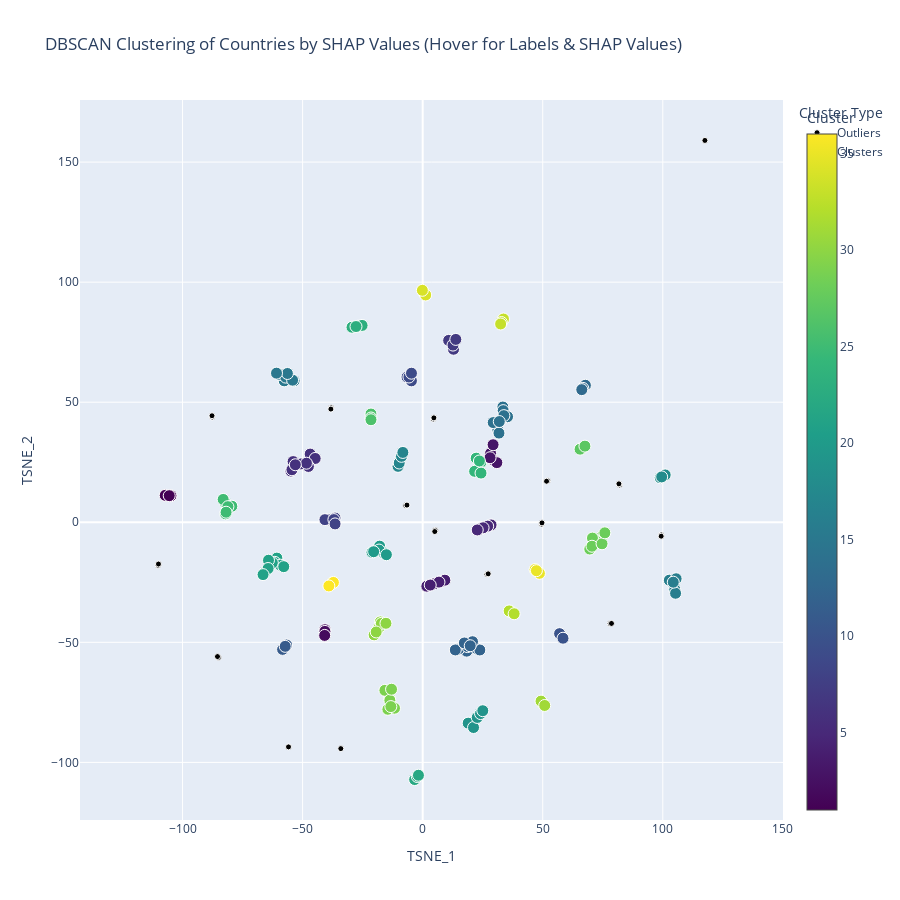

Notebook code cell kept with this figure:
### Markdown cell above
# Interactive Plot with Hover Labels

### Code cell
# Create an enhanced visualization with country labels and SHAP values on hover
df_plot = df_shap_clustered.copy()

# Add the top features' SHAP values to the dataframe
df_plot_with_shap = pd.concat([df_plot, df_shap_data[top_features]], axis=1)

# Separate outliers from clusters for different styling
plot_outliers = df_plot_with_shap[df_plot_with_shap['Cluster'] == 0]
plot_clusters = df_plot_with_shap[df_plot_with_shap['Cluster'] > 0]

# Create hover text with country names and SHAP values for important features
def create_hover_text(row):
    text = f"<b>{row['Country_Name']}</b><br>"
    # Add top 5 SHAP values (positive or negative) for this country
    shap_values = row[top_features].abs().sort_values(ascending=False).head(5)
    for feature in shap_values.index:
        actual_value = row[feature]  # Get the actual value (not absolute)
        indicator_name = lookup[lookup['Indicator Code'] == feature]['Indicator Name'].values[0] if len(lookup[lookup['Indicator Code'] == feature]) > 0 else feature
        shortened_name = indicator_name[:30] + '...' if len(indicator_name) > 30 else indicator_name
        text += f"{shortened_name}: {actual_value:.4f}<br>"
    return text

# Apply the hover text creation function
plot_outliers['hover_text'] = plot_outliers.apply(create_hover_text, axis=1)
plot_clusters['hover_text'] = plot_clusters.apply(create_hover_text, axis=1)

# Create interactive figure with hover text
interactive_fig = go.Figure()

# Add outliers with hover text
interactive_fig.add_trace(go.Scatter(
    x=plot_outliers['TSNE_1'], 
    y=plot_outliers['TSNE_2'],
    mode='markers',
    marker=dict(color='black', size=6, line=dict(color='white', width=1)),
    name='Outliers',
    text=plot_outliers['hover_text'],
    hoverinfo='text'
))

# Add clusters with hover text
interactive_fig.add_trace(go.Scatter(
    x=plot_clusters['TSNE_1'], 
    y=plot_clusters['TSNE_2'],
    mode='markers',
    marker=dict(
        color=plot_clusters['Cluster'],
        colorscale='Viridis',
        size=12,
        line=dict(color='white', width=1),
        colorbar=dict(title='Cluster')
    ),
    name='Clusters',
    text=plot_clusters['hover_text'],
    hoverinfo='text'
))

# Use the same bounds as the previous plot
interactive_fig.update_layout(
    title='DBSCAN Clustering of Countries by SHAP Values (Hover for Labels & SHAP Values)',
    xaxis=dict(
        title='TSNE_1',
        range=[x_center - overall_range/2, x_center + overall_range/2],
        constrain='domain'
    ),
    yaxis=dict(
        title='TSNE_2',
        range=[y_center - overall_range/2, y_center + overall_range/2],
        scaleanchor='x',
        scaleratio=1
    ),
    legend_title='Cluster Type',
    width=900,
    height=900,
    hovermode='closest'
)

interactive_fig.to_html(f'{OUTPUT_DIR}/dbscan_tsne_clusters_interactive.html')
interactive_fig.show()

### Figure 1 — Plotly figure (JSON) as saved in the notebook; plotly's stock layout.template omitted (floating-point values rounded to 4 significant figures; data arrays with more than 128 entries replaced by an {"elided": "..."} marker saying what was removed)
{"data": [{"hoverinfo": "text", "marker": {"color": "black", "line": {"color": "white", "width": 1}, "size": 6}, "mode": "markers", "name": "Outliers", "text": ["<b>Angola</b><br>Employment in industry, female...: 0.0806<br>Agricultural raw materials exp...: 0.0485<br>Mortality from CVD, cancer, di...: 0.0466<br>Carbon dioxide (CO2) net fluxe...: 0.0372<br>Adjusted savings: consumption ...: 0.0185<br>", "<b>Andorra</b><br>Carbon dioxide (CO2) net fluxe...: -0.0489<br>Agricultural raw materials exp...: -0.0457<br>Employment in industry, female...: 0.0445<br>Mortality from CVD, cancer, di...: -0.0392<br>Time to resolve insolvency (ye...: -0.0376<br>", "<b>Burundi</b><br>Employment in industry, female...: -0.1117<br>Women's share of population ag...: -0.0992<br>Carbon dioxide (CO2) net fluxe...: -0.0666<br>Mortality from CVD, cancer, di...: -0.0431<br>Time to resolve insolvency (ye...: -0.0393<br>", "<b>Benin</b><br>Mortality from CVD, cancer, di...: 0.1002<br>Employment in industry, female...: 0.0731<br>Women's share of population ag...: 0.0426<br>Agricultural raw materials exp...: -0.0419<br>Carbon dioxide (CO2) net fluxe...: 0.0329<br>", "<b>Botswana</b><br>Employment in industry, female...: 0.0886<br>Statistical performance indica...: 0.0584<br>Women's share of population ag...: -0.0448<br>Electricity production from na...: 0.0342<br>Mortality from CVD, cancer, di...: 0.0326<br>", "<b>Dominica</b><br>Employment in industry, female...: 0.0773<br>Time to resolve insolvency (ye...: 0.0340<br>Women's share of population ag...: -0.0299<br>Agricultural raw materials exp...: -0.0245<br>Statistical performance indica...: -0.0104<br>", "<b>Europe & Central Asia</b><br>Employment in industry, female...: -0.1888<br>Women's share of population ag...: -0.1129<br>Carbon dioxide (CO2) net fluxe...: -0.0605<br>Mortality from CVD, cancer, di...: -0.0341<br>Time to resolve insolvency (ye...: -0.0330<br>", "<b>Euro area</b><br>Time to resolve insolvency (ye...: 0.1387<br>Procedures to register propert...: 0.0965<br>Women's share of population ag...: 0.0573<br>Agricultural raw materials exp...: 0.0496<br>Electricity production from na...: 0.0482<br>", "<b>Ghana</b><br>Employment in industry, female...: 0.0800<br>Women's share of population ag...: -0.0556<br>Mortality from CVD, cancer, di...: 0.0234<br>Time to resolve insolvency (ye...: 0.0175<br>Procedures to register propert...: 0.0157<br>", "<b>Equatorial Guinea</b><br>Employment in industry, female...: 0.1119<br>Electricity production from na...: 0.0670<br>Agricultural raw materials exp...: 0.0394<br>Women's share of population ag...: 0.0373<br>Time to resolve insolvency (ye...: -0.0360<br>", "<b>IBRD only</b><br>Employment in industry, female...: 0.0471<br>Mortality from CVD, cancer, di...: -0.0288<br>Statistical performance indica...: 0.0253<br>Carbon dioxide (CO2) net fluxe...: -0.0241<br>Adjusted savings: consumption ...: 0.0210<br>", "<b>Jordan</b><br>Mortality from CVD, cancer, di...: 0.0738<br>Employment in industry, female...: 0.0704<br>Electricity production from na...: 0.0363<br>Adjusted savings: consumption ...: 0.0142<br>Statistical performance indica...: -0.0119<br>", "<b>Lebanon</b><br>Mortality from CVD, cancer, di...: 0.0626<br>Employment in industry, female...: -0.0560<br>Carbon dioxide (CO2) net fluxe...: 0.0361<br>Women's share of population ag...: 0.0295<br>Time to resolve insolvency (ye...: 0.0207<br>", "<b>Low & middle income</b><br>Procedures to register propert...: 0.0536<br>Mortality from CVD, cancer, di...: 0.0419<br>Women's share of population ag...: 0.0361<br>Carbon dioxide (CO2) net fluxe...: 0.0333<br>Time to resolve insolvency (ye...: 0.0298<br>", "<b>Morocco</b><br>Employment in industry, female...: 0.0815<br>Women's share of population ag...: -0.0746<br>Carbon dioxide (CO2) net fluxe...: -0.0551<br>Agricultural raw materials exp...: -0.0396<br>Electricity production from na...: 0.0354<br>", "<b>Mali</b><br>Employment in industry, female...: 0.1111<br>Electricity production from na...: 0.0557<br>Agricultural raw materials exp...: 0.0451<br>Women's share of population ag...: 0.0396<br>Mortality from CVD, cancer, di...: -0.0358<br>", "<b>Montenegro</b><br>Employment in industry, female...: 0.0882<br>Carbon dioxide (CO2) net fluxe...: -0.0679<br>Women's share of population ag...: 0.0456<br>Electricity production from na...: 0.0346<br>Adjusted savings: consumption ...: 0.0215<br>", "<b>North America</b><br>Employment in industry, female...: 0.0564<br>Women's share of population ag...: 0.0436<br>Mortality from CVD, cancer, di...: -0.0357<br>Agricultural raw materials exp...: -0.0333<br>Statistical performance indica...: 0.0266<br>", "<b>Korea, Dem. People's Rep.</b><br>Employment in industry, female...: 0.0740<br>Mortality from CVD, cancer, di...: 0.0374<br>Carbon dioxide (CO2) net fluxe...: 0.0342<br>Adjusted savings: consumption ...: 0.0216<br>Statistical performance indica...: -0.0148<br>", "<b>French Polynesia</b><br>Mortality from CVD, cancer, di...: 0.0693<br>Women's share of population ag...: 0.0540<br>Statistical performance indica...: 0.0435<br>Time to resolve insolvency (ye...: 0.0433<br>Carbon dioxide (CO2) net fluxe...: 0.0312<br>", "<b>Suriname</b><br>Mortality from CVD, cancer, di...: 0.0582<br>Women's share of population ag...: 0.0463<br>Agricultural raw materials exp...: 0.0456<br>Statistical performance indica...: 0.0400<br>Carbon dioxide (CO2) net fluxe...: 0.0367<br>", "<b>Eswatini</b><br>Employment in industry, female...: 0.0748<br>Carbon dioxide (CO2) net fluxe...: -0.0532<br>Women's share of population ag...: -0.0422<br>Time to resolve insolvency (ye...: -0.0352<br>Mortality from CVD, cancer, di...: -0.0273<br>", "<b>Seychelles</b><br>Mortality from CVD, cancer, di...: -0.0411<br>Agricultural raw materials exp...: -0.0394<br>Employment in industry, female...: 0.0306<br>Time to resolve insolvency (ye...: -0.0270<br>Carbon dioxide (CO2) net fluxe...: -0.0263<br>", "<b>Timor-Leste</b><br>Time to resolve insolvency (ye...: 0.1252<br>Procedures to register propert...: 0.0763<br>Women's share of population ag...: 0.0547<br>Adjusted savings: consumption ...: -0.0534<br>Agricultural raw materials exp...: 0.0509<br>", "<b>Middle East & North Africa (IDA & IBRD countries)</b><br>Employment in industry, female...: 0.0956<br>Women's share of population ag...: 0.0435<br>Electricity production from na...: 0.0381<br>Carbon dioxide (CO2) net fluxe...: -0.0294<br>Time to resolve insolvency (ye...: -0.0137<br>", "<b>Trinidad and Tobago</b><br>Mortality from CVD, cancer, di...: 0.0805<br>Employment in industry, female...: 0.0702<br>Agricultural raw materials exp...: -0.0167<br>Time to resolve insolvency (ye...: -0.0124<br>Statistical performance indica...: -0.0115<br>", "<b>Upper middle income</b><br>Employment in industry, female...: 0.1055<br>Carbon dioxide (CO2) net fluxe...: -0.0524<br>Agricultural raw materials exp...: -0.0446<br>Women's share of population ag...: -0.0410<br>Mortality from CVD, cancer, di...: -0.0348<br>", "<b>Venezuela, RB</b><br>Employment in industry, female...: 0.0680<br>Women's share of population ag...: -0.0488<br>Agricultural raw materials exp...: 0.0303<br>Electricity production from na...: 0.0281<br>Mortality from CVD, cancer, di...: -0.0242<br>", "<b>Viet Nam</b><br>Mortality from CVD, cancer, di...: 0.1021<br>Employment in industry, female...: 0.0759<br>Women's share of population ag...: 0.0504<br>Carbon dioxide (CO2) net fluxe...: 0.0314<br>Agricultural raw materials exp...: -0.0304<br>"], "type": "scatter", "x": [81.98, 49.54, 26.77, 4.449, 117.5, 78.1, 27.28, 52.07, 78.63, -38.12, -7.047, -34.08, -85.05, -85.45, -87.66, -38.23, -110.2, -6.553, 81.73, 99.34, 99.32, 5.246, 49.68, 51.59, -110.0, -55.87, -87.73, 5.038, 4.671], "y": [15.53, -0.7695, -21.67, 42.99, 159.0, -42.19, -21.47, 17.29, -42.13, 47.66, 6.936, -94.27, -56.32, -55.94, 43.83, 47.13, -17.91, 7.158, 16.01, -5.261, -5.801, -3.359, -0.2479, 17.09, -17.39, -93.55, 44.36, -3.861, 43.48]}, {"hoverinfo": "text", "marker": {"color": {"elided": "181 int values"}, "colorbar": {"title": {"text": "Cluster"}}, "colorscale": [[0, "#440154"], [0.1111, "#482878"], [0.2222, "#3e4989"], [0.3333, "#31688e"], [0.4444, "#26828e"], [0.5556, "#1f9e89"], [0.6667, "#35b779"], [0.7778, "#6ece58"], [0.8889, "#b5de2b"], [1, "#fde725"]], "line": {"color": "white", "width": 1}, "size": 12}, "mode": "markers", "name": "Clusters", "text": {"elided": "181 str values"}, "type": "scatter", "x": {"elided": "181 float values"}, "y": {"elided": "181 float values"}}], "layout": {"height": 900, "hovermode": "closest", "legend": {"title": {"text": "Cluster Type"}}, "title": {"text": "DBSCAN Clustering of Countries by SHAP Values (Hover for Labels & SHAP Values)"}, "width": 900, "xaxis": {"constrain": "domain", "range": [-142.7, 150.1], "title": {"text": "TSNE_1"}}, "yaxis": {"range": [-120.5, 172.3], "scaleanchor": "x", "scaleratio": 1, "title": {"text": "TSNE_2"}}}}
